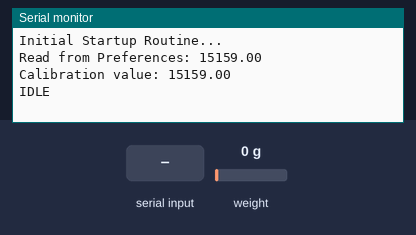
Recording of a sketch running on a simulated ESP32-S2. Parts: the last lines printed to the serial monitor. Inputs (shaded band) come from the test bench; at power-on: weight on the scale 0 g. EEPROM starts erased.

Above: at 3.6 s.
3.7 s: "t" received over Serial
At 4.4 s:
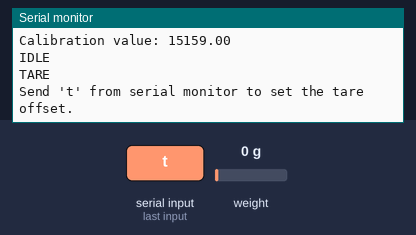
5.2 s: "t" received over Serial
At 5.5 s:
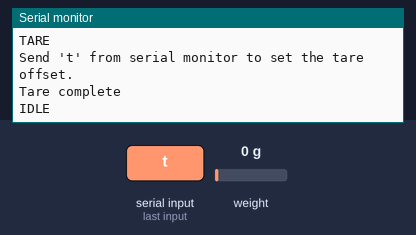
6.7 s: "r" received over Serial
At 7.1 s:
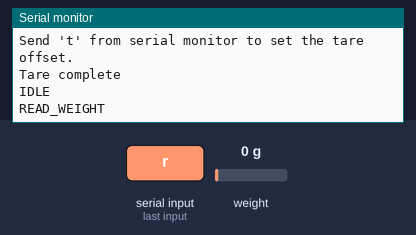
8.7 s: "c" received over Serial
At 9.4 s:
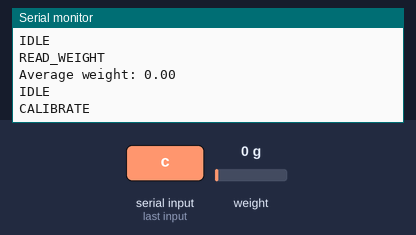

Measured:
- after the input at 3.7 s, the serial monitor: prints a new line at once (image 1)
- after the input at 5.2 s, the serial monitor: prints a new line at once (image 2)
- after the input at 6.7 s, the serial monitor: prints a new line at once (image 3)
- after the input at 8.7 s, the serial monitor: prints a new line at once (image 4)

The sketch:

HX711_S2.ino.ino
```cpp
#include <HX711_ADC.h>
#include <Preferences.h> // Include Preferences library instead of EEPROM

// Define constants for HX711 pins
const int HX711_dout = 2; // Adjusted for S2 Mini GPIO numbers
const int HX711_sck = 4;  // Adjusted for S2 Mini GPIO numbers
const int numReadings = 50;
const float knownWeight = 66.0;
const char *calVal_preferenceKey = "calFactor"; // Key for Preferences

// Initialize HX711
HX711_ADC LoadCell(HX711_dout, HX711_sck);

// Define the state machine states
enum State {
  START_UP,
  IDLE,
  TARE,
  CALIBRATE,
  READ_WEIGHT
} state = START_UP;

// Initialize variables
unsigned long lastReadTime = 0;
const unsigned long readInterval = 10000; // Interval for weight readings
unsigned long startUpStabilizingtime = 2000;

Preferences preferences; // Create a Preferences object

String printStateValue = "";

void printState(String _printStateValue) {
  // Print state if it has changed
  if (printStateValue != _printStateValue) {
    printStateValue = _printStateValue;
    Serial.println(printStateValue);
  }
}

void setup() {
  Serial.begin(9600); // Begin Serial communication at 9600 baud rate
  startUpRoutine(); // Perform initial setup routine
}

void startUpRoutine() {
  // Initialization routine for load cell
  Serial.println("Initial Startup Routine...");
  LoadCell.begin();
  LoadCell.start(startUpStabilizingtime, true);

  // Read calibration value from Preferences
  float calibrationValue = readCalibrationValue();
  LoadCell.setCalFactor(calibrationValue);
  Serial.print("Calibration value: ");
  Serial.println(calibrationValue);

  lastReadTime = millis(); // Record current time
  state = IDLE; // Set state to IDLE after startup
}

void loop()
{
  // Finite state machine handling
  switch(state)
  {
    case START_UP:
    {
      printState( "STARTING_UP" );

      state = IDLE;
      break;
    }

    case IDLE:
    {
      printState( "IDLE" );
      // Check for new incoming serial commands
      if (Serial.available() > 0)
      {
        char inByte = Serial.read();
        if (inByte == 't')
        {
          state = TARE;
        }
        else if (inByte == 'r')
        {
          state = READ_WEIGHT;
        }
        else if (inByte == 'c')
        {
          state = CALIBRATE;
        }
      }
      break;
    }

    case TARE:
    {

      printState( "TARE" );
      Serial.println("Send 't' from serial monitor to set the tare offset.");
      boolean _resume = false;
      while (_resume == false)
      {
        LoadCell.update();
        if (Serial.available() > 0)
        {
          if (Serial.available() > 0)
          {
            char inByte = Serial.read();
            if (inByte == 't')
            LoadCell.tareNoDelay();
          }
        }
        if (LoadCell.getTareStatus() == true)
        {
          Serial.println("Tare complete");
           state = IDLE;
          _resume = true;
        }
      }

      break;

    }

    case CALIBRATE:
    {
      printState( "CALIBRATE" );
      // Perform calibration with known weight

      LoadCell.refreshDataSet(); // Refresh data set for stable readings before calibration
      float newCalibrationValue = LoadCell.getNewCalibration(knownWeight);
      writeCalibrationValue( newCalibrationValue );
      Serial.print("Calibration complete. New calibration value: ");
      Serial.println(newCalibrationValue);
      state = IDLE;
      break;
    }

    case READ_WEIGHT:
    {
      printState( "READ_WEIGHT" );
      // Read weight and average over specified number of readings
      float weight = 0;
      for (int i = 0; i < numReadings; i++)
      {
        LoadCell.update();
        weight += LoadCell.getData();
        delay(10); // Slight delay between readings
      }

      weight /= numReadings; // Average
      Serial.print("Average weight: ");
      Serial.println(weight);
      lastReadTime = millis();
      state = IDLE;
      break;
    }
  }

  // Also read at regular intervals if not in special modes
  if (state == IDLE && millis() - lastReadTime >= readInterval)
   {
    state = READ_WEIGHT;
  }
}

float readCalibrationValue() {
  // Read calibration value from Preferences
  preferences.begin("calibration", false); // Open Preferences with readonly access
  float calibrationValue = preferences.getFloat(calVal_preferenceKey, 15159.0); // Use default if no value was previously stored
  preferences.end(); // Close Preferences
  Serial.print("Read from Preferences: ");
  Serial.println(calibrationValue);
  return calibrationValue;
}

void writeCalibrationValue(float calibrationValue) {
  // Write calibration value to Preferences
  preferences.begin("calibration", false); // Open Preferences with read/write access
  preferences.putFloat(calVal_preferenceKey, calibrationValue); // Store calibration value using the defined key
  preferences.end(); // Close Preferences
  Serial.print("Written to Preferences with success: ");
  Serial.println(calibrationValue);
}

// The rest of your code remains the same.
// ...
```
